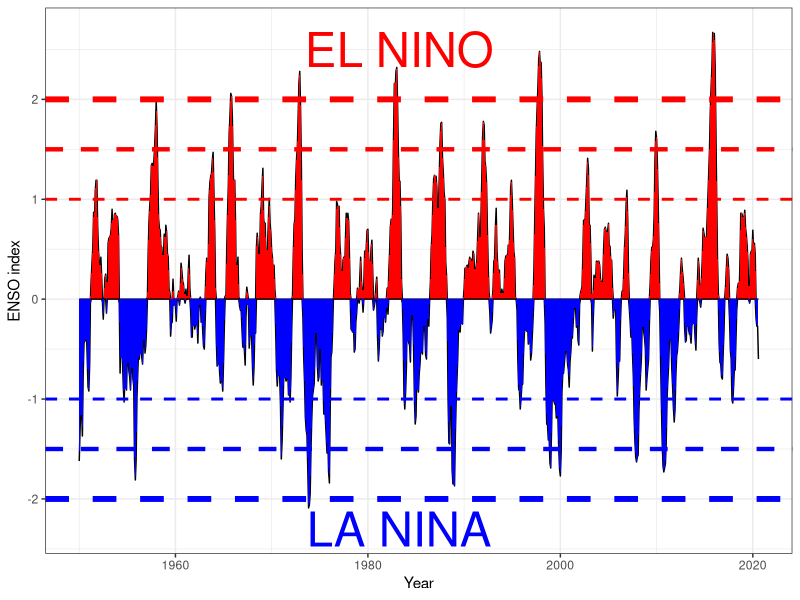

Write R code to recreate this figure.
library(ggplot2)

setwd("C:/Users/clali/OneDrive/Desktop/EOS_CLASS/Lab 6")
ENSO_data.cs<-read.csv('ENSO.csv')

Positive_ENSO<-pmax(ENSO_data.cs$ANOM, 0)
Negative_ENSO<-pmin(ENSO_data.cs$ANOM, 0)

dt<-ISOdatetime(ENSO_data.cs$YR, ENSO_data.cs$MON,1,0,0,0)

#initiating ggplot plot,
ggplot()+
  #setting the color iof the background to white (instead of gray)
  theme_bw() +
  #next telling R to plot Positive_ENSO data
  geom_line(aes(x=dt, y = Positive_ENSO)) +
  #next telling R to fill the area below the line with red color, note that we specify the minimal as 0 and maximum value is Positive_ENSO
  geom_ribbon(aes(x=dt, y = Positive_ENSO,ymin=0,ymax=Positive_ENSO), fill="red")+
  #next telling R to plot Negative_ENSO data
  geom_line(aes(x=dt, y = Negative_ENSO)) +
  #next telling R to fill the area below the line with red color, note that we specify the minimal as Negative_ENSO and maximum value as 0
  geom_ribbon(aes(x=dt, y = Negative_ENSO,ymin=Negative_ENSO,ymax=0), fill="blue") +
  #Plotting several horizontal lines
  geom_hline(yintercept=2, linetype="dashed", color = "red", size=2)+
  geom_hline(yintercept=1.5, linetype="dashed", color = "red", size=1.5)+
  geom_hline(yintercept=1, linetype="dashed", color = "red", size=1)+
  geom_hline(yintercept=-2, linetype="dashed", color = "blue", size=2)+
  geom_hline(yintercept=-1.5, linetype="dashed", color = "blue", size=1.5)+
  geom_hline(yintercept=-1, linetype="dashed", color = "blue", size=1)+
  #adding text to the graph
  annotate("text",x=dt[400], y=2.5, label= "EL NINO", color = "red", size=12)+
  annotate("text",x=dt[400], y=-2.3, label= "LA NINA", color = "blue", size=12)+
  #creating X label and Y label
  ylab("ENSO index") +  xlab("Year")
